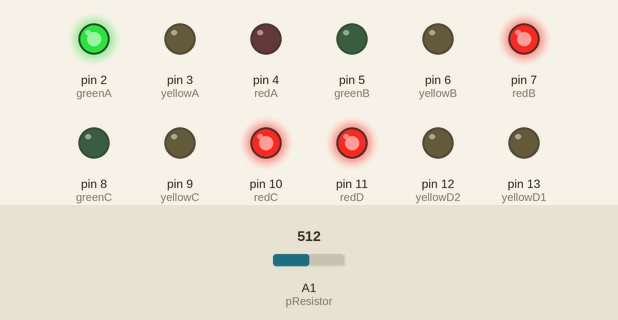
This sketch was run on a simulated Arduino Uno, built with avr-gcc and run on an emulated ATmega328P. Parts: output pins drawn as LEDs (lit = HIGH). The inputs (shaded band) are chosen by the test bench; at power-on: A1 (pResistor) = 512. What the sketch prints to the serial monitor is not drawn.

Above: at 3.5 s.
At 7.5 s:
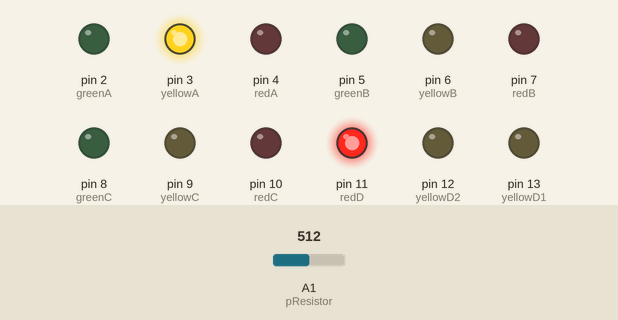
At 15.5 s:
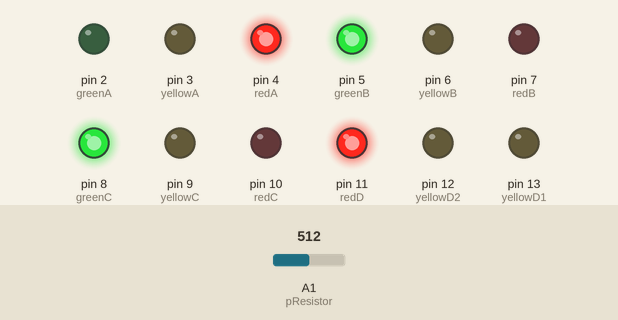
At 23.5 s:
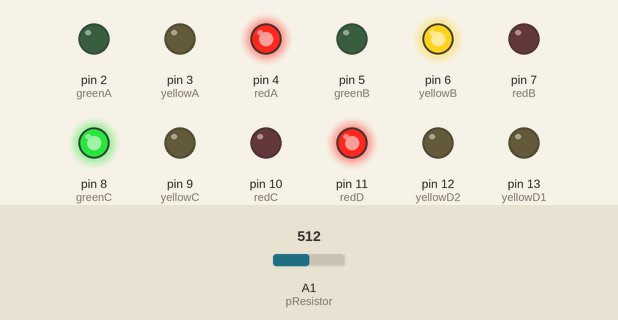
At 29.2 s:
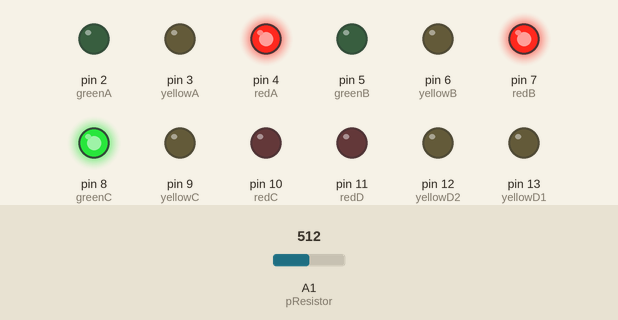
At 30.5 s:
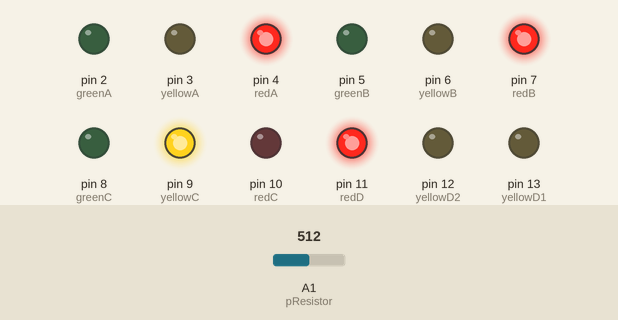
Timing chart, 0 to 40.3 s (numbered marks = the images above):
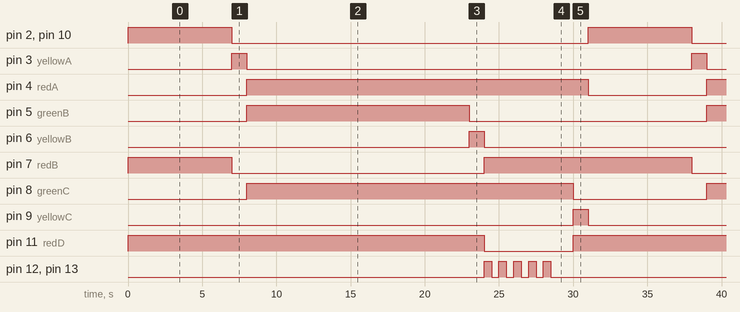

The sketch:

TrafficLightDayNight.ino
```cpp
int redC = 10;
int yellowC = 9;
int greenC = 8;

int redB = 7;
int yellowB = 6;
int greenB = 5;

int redA = 4;
int yellowA = 3;
int greenA = 2;

int yellowD1 = 13;
int yellowD2 = 12;
int redD = 11;
int pResistor = A1;
int value;
void setup()
{

  pinMode(redA, OUTPUT);
  pinMode(yellowA, OUTPUT);
  pinMode(greenA, OUTPUT);

  pinMode(redB, OUTPUT);
  pinMode(yellowB, OUTPUT);
  pinMode(greenB, OUTPUT);

  pinMode(redC, OUTPUT);
  pinMode(yellowC, OUTPUT);
  pinMode(greenC, OUTPUT);

  pinMode(redD, OUTPUT);
  pinMode(yellowD1, OUTPUT);
  pinMode(yellowD2, OUTPUT);
  pinMode(pResistor, INPUT);
  Serial.begin(9600);

}

void loop()
{	value = analogRead(pResistor);
   Serial.println(value);
   if (value > 500)
     dayMode();
  else
  {
    nightMode();

  }
}
void dayMode(){
    // green off, yellow on for 3 seconds
    digitalWrite(greenA, HIGH);
  	digitalWrite(redB, HIGH);
  	digitalWrite(redC, HIGH);
    digitalWrite(redD, HIGH);
  	delay(7000);
      //7sec
    digitalWrite(greenA, LOW);
    digitalWrite(yellowA, HIGH);
    digitalWrite(redB, LOW);
  	digitalWrite(redC, LOW);
    delay(1000);
  //
    digitalWrite(yellowA, LOW);
  	digitalWrite(redA, HIGH);

  //
    digitalWrite(greenB, HIGH);
    digitalWrite(greenC, HIGH);
	  delay(15000);
      //
    digitalWrite(greenB, LOW);
    digitalWrite(yellowB, HIGH);
	  delay(1000);
      //
    digitalWrite(yellowB, LOW);
    digitalWrite(redB, HIGH);
//
    for (int i=0;i<5;i++){
      digitalWrite( redD, LOW);
      digitalWrite( yellowD1, HIGH);
      digitalWrite( yellowD2, HIGH);

      delay(500);
      digitalWrite( yellowD1, LOW);
      digitalWrite(yellowD2, LOW);
      delay(500);
    }
  //
  	delay(1000);
    digitalWrite(greenC, LOW);
	  digitalWrite(yellowC, HIGH);
    digitalWrite(redD, HIGH);
  	delay(1000);
    digitalWrite(yellowC, LOW);
    digitalWrite(redC, HIGH);
    digitalWrite(redA, LOW);
}

void nightMode()
  {
    digitalWrite(redB, LOW);
    digitalWrite(redC, LOW);
    digitalWrite(redD, LOW);
    digitalWrite(redA, LOW);

    digitalWrite( yellowD1, HIGH);
    digitalWrite( yellowD2, HIGH);
    digitalWrite( yellowA, HIGH);

    delay(500);
    digitalWrite( yellowD1, LOW);
    digitalWrite(yellowD2, LOW);
    digitalWrite( yellowA, LOW);
     delay(500);
  }
```

Measured:
- by itself, pin 2 (greenA), pin 10 (redC): alternates HIGH for 7.0 s and LOW for 24.0 s
- by itself, pin 3 (yellowA), pin 6 (yellowB), pin 9 (yellowC): alternates HIGH for 1.0 s and LOW for 30.0 s
- by itself, pin 4 (redA): alternates HIGH for 23.0 s and LOW for 8.0 s
- by itself, pin 5 (greenB): alternates HIGH for 15.0 s and LOW for 16.0 s
- by itself, pin 7 (redB): repeats every 31.0 s: LOW 17.0 s, HIGH 14.0 s
- by itself, pin 8 (greenC): alternates HIGH for 22.0 s and LOW for 9.0 s
- by itself, pin 11 (redD): alternates HIGH for 25.0 s and LOW for 6.0 s
- by itself, pin 12 (yellowD2), pin 13 (yellowD1): repeats every 31.0 s: 4 × (LOW 0.50 s, HIGH 0.50 s), LOW 26.5 s, HIGH 0.50 s
